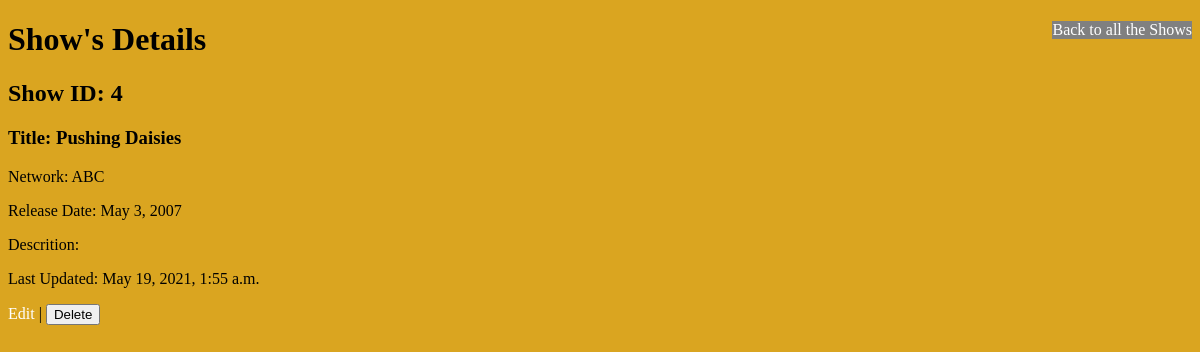
Page /displayShow/4 on the earlier database version.
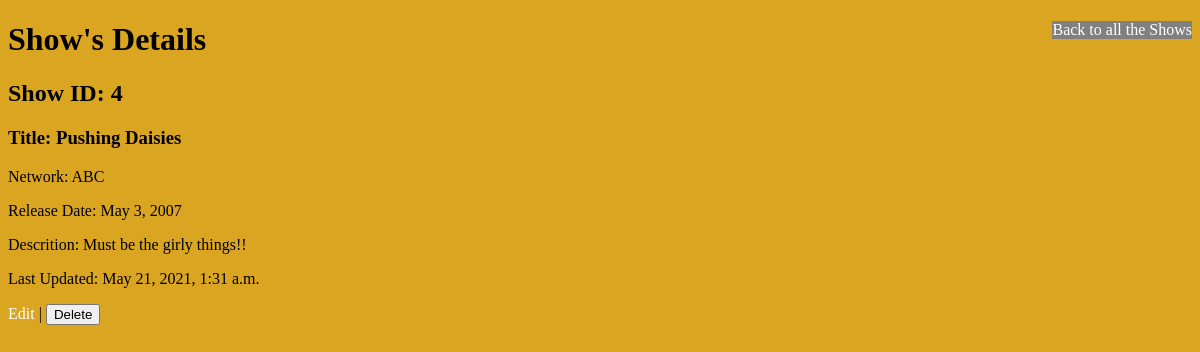
Same page on the later database version.
### TVShow_app/models.py (models this page shows)
class Shows(models.Model):
    title = models.CharField(max_length=255)
    network = models.CharField(max_length=45)
    release_date = models.DateField()
    description = models.TextField(default='')
    created_at = models.DateTimeField(auto_now_add=True)
    updated_at = models.DateTimeField(auto_now=True)
    objects = ShowManager()

### TVShow_app/views.py (the view)
# urls.py: path('displayShow/<int:show_id>', views.displayShow),
def displayShow(request, show_id):
    context = {
        'show': Shows.objects.get(id=show_id)
    }
    return render(request, "displayShow.html", context)

### TVShow_app/templates/displayShow.html (shortened to what this page needs)
<!DOCTYPE html>
<html lang="en">
<head>
    {% load static %}
    <link rel='stylesheet' href="{% static 'css/styles.css' %}">
</head>
<body>
    <header>
        <nav class="navbar">
            <a href="/">Back to all the Shows</a>
        </nav>
    </header>
    <h1>Show's Details</h1>
    <div class="container">
        <h2>Show ID: {{ show.id }}</h2>
        <h3>Title: {{ show.title }}</h3>
        <p>Network: {{ show.network }}</p>
        <p>Release Date: {{ show.release_date }}</p>
        <p>Descrition: {{ show.description }}</p>
    </div>
    <p>Last Updated: {{ show.updated_at }}</p>
    <p>
        <a href="/editShow/{{ show.id }}">Edit</a> |
        <a href="/deleteShow/{{ show.id }}"><button>Delete</button></a>
    </p>
</body>
</html>

Differences in the rows shown:
changed Shows "Pushing Daisies": description (not shown) → "Must be the girly things!!"; updated_at "May 19, 2021, 1:55 a.m." → "May 21, 2021, 1:31 a.m."
